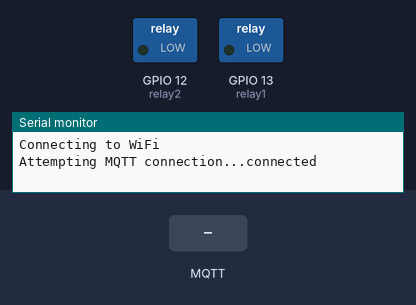
Simulated run of this sketch. Board: ESP8266 (NodeMCU). Parts: switched loads named in the sketch (green lamp = pin HIGH), the last lines printed to the serial monitor. Inputs (shaded band) come from the test bench. WiFi joins after 1.5 s; servers stay silent unless stated; no MQTT or app messages arrive unless stated.

Above: at 2.7 s.
2.8 s: MQTT message "on" arrives on the first subscribed topic
At 3.1 s:
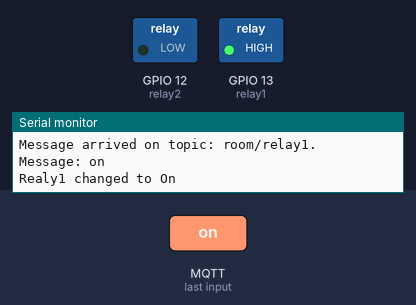
4.3 s: MQTT message "on" arrives on the second subscribed topic
At 5.5 s:
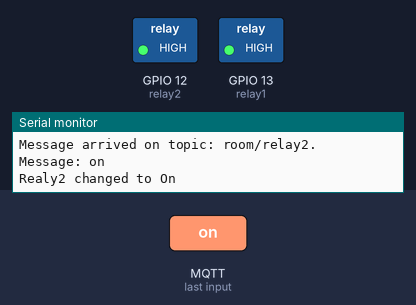
5.8 s: MQTT message "off" arrives on the first subscribed topic
At 6.6 s:
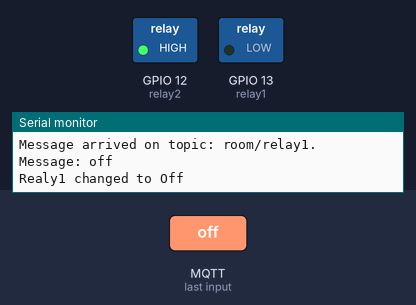
7.3 s: MQTT message "off" arrives on the second subscribed topic
At 7.8 s:
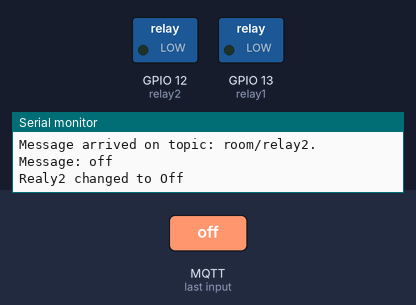
Timing chart, 0 to 9.8 s (numbered marks = the images above; inputs shaded):
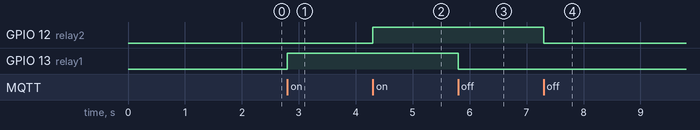

Measured:
- after the input at 2.8 s, GPIO 13 (relay1): LOW → HIGH at once
- after the input at 4.3 s, GPIO 12 (relay2): LOW → HIGH at once
- after the input at 5.8 s, GPIO 13 (relay1): HIGH → LOW at once
- after the input at 7.3 s, GPIO 12 (relay2): HIGH → LOW at once

The sketch:

nodeMcu.ino
```cpp
#include <ESP8266WiFi.h>
#include <ESP8266WiFiMulti.h>

#include <PubSubClient.h>

#include "DHT.h"

ESP8266WiFiMulti wifiMulti;

#define DHTTYPE DHT22
#define ANALOG_INPUT A0

const char* ssid = "*******";
const char* password = "********";

const char* mqtt_server = "*********";

WiFiClient espClient;
PubSubClient client(espClient);

const int DHTPin = 5;

// Relay1
const int relay1=13;

//Relay2
const int relay2=12;

//Mux select
const int muxA= 2;


const int AirValue = 790;
const int WaterValue = 390;
int soilMoistureValue = 0;
int soilmoisturepercent=0;

// Initialize DHT sensor
DHT dht(DHTPin, DHTTYPE);

// Timers auxiliar variables
long now = millis();
long lastMeasure = 0;


void setup_wifi() {
  delay(10);

  Serial.println("Connecting to WiFi");
  WiFi.mode(WIFI_STA);
  wifiMulti.addAP(ssid, password);
  while (wifiMulti.run() != WL_CONNECTED) {
    Serial.print(".");
    delay(500);
  }
  Serial.println();

}

void callback(String topic, byte* message, unsigned int length) {
  Serial.print("Message arrived on topic: ");
  Serial.print(topic);
  Serial.print(". Message: ");
  String messageTemp;

  for (int i = 0; i < length; i++) {
    Serial.print((char)message[i]);
    messageTemp += (char)message[i];
  }
  Serial.println();

  if(topic=="room/relay1"){
    Serial.print("Realy1 changed to ");
    if(messageTemp=="on"){
      digitalWrite(relay1, HIGH);
      Serial.print("On");
      }
      else if(messageTemp=="off"){
        digitalWrite(relay1, LOW);
        Serial.print("Off");
        }
    }
    if(topic=="room/relay2"){
    Serial.print("Realy2 changed to ");
    if(messageTemp=="on"){
      digitalWrite(relay2, HIGH);
      Serial.print("On");
      }
      else if(messageTemp=="off"){
        digitalWrite(relay2, LOW);
        Serial.print("Off");
        }
    }

  Serial.println();
}


void reconnect() {

  while (!client.connected()) {
    Serial.print("Attempting MQTT connection...");

    if (client.connect("ESP8266Client")) {
      Serial.println("connected");

      client.subscribe("room/relay1");
       client.subscribe("room/relay2");
    } else {
      Serial.print("failed, rc=");
      Serial.print(client.state());
      Serial.println(" try again in 5 seconds");

      delay(5000);
    }

  }
}

void setup() {

  pinMode(relay1,OUTPUT);
  pinMode(relay2,OUTPUT);
  pinMode(muxA,OUTPUT);
  dht.begin();

  Serial.begin(115200);
  setup_wifi();
  client.setServer(mqtt_server, 1883);
  client.setCallback(callback);

}

void changeMux(int a){
  digitalWrite(muxA, a);
  }

void loop() {

  if (!client.connected()) {
    reconnect();
  }
  if(!client.loop())
    client.connect("ESP8266Client");

  now = millis();

  if (now - lastMeasure > 30000) {
    lastMeasure = now;

    float h = dht.readHumidity();

    float t = dht.readTemperature();

    if (isnan(h) || isnan(t)) {
      Serial.println("Failed to read from DHT sensor!");
      return;
    }

    float hic = dht.computeHeatIndex(t, h, false);
    static char temperatureTemp[7];
    dtostrf(hic, 6, 2, temperatureTemp);

    static char humidityTemp[7];
    dtostrf(h, 6, 2, humidityTemp);

    int water;
    int sendWater;
    int moisture;

    changeMux(LOW);
    water=analogRead(ANALOG_INPUT);
    sendWater=map(water,0,300,0,100);
    static char waterLevel[7];
    dtostrf(sendWater, 6, 2, waterLevel);
    Serial.println("Water Level: ");
    Serial.println(waterLevel);

    changeMux(HIGH);
    moisture=analogRead(ANALOG_INPUT);
    soilmoisturepercent = map(moisture, AirValue, WaterValue, 0, 100);
    static char soilMoisture[7];
    dtostrf(soilmoisturepercent, 6, 2, soilMoisture);
    Serial.println("Soil moisture: ");
    Serial.println(soilMoisture);

    // Publishes Temperature and Humidity values
    client.publish("room/temperature", temperatureTemp);
    client.publish("room/humidity", humidityTemp);
    client.publish("room/moisture",soilMoisture);
    client.publish("room/water",waterLevel);

    Serial.print("Humidity: ");
    Serial.print(h);
    Serial.print(" %\t Temperature: ");
    Serial.print(t);
    Serial.print(" *C ");
    Serial.print(hic);
    Serial.println(" *C ");
    // Serial.print(hif);
    // Serial.println(" *F");
  }
}
```
